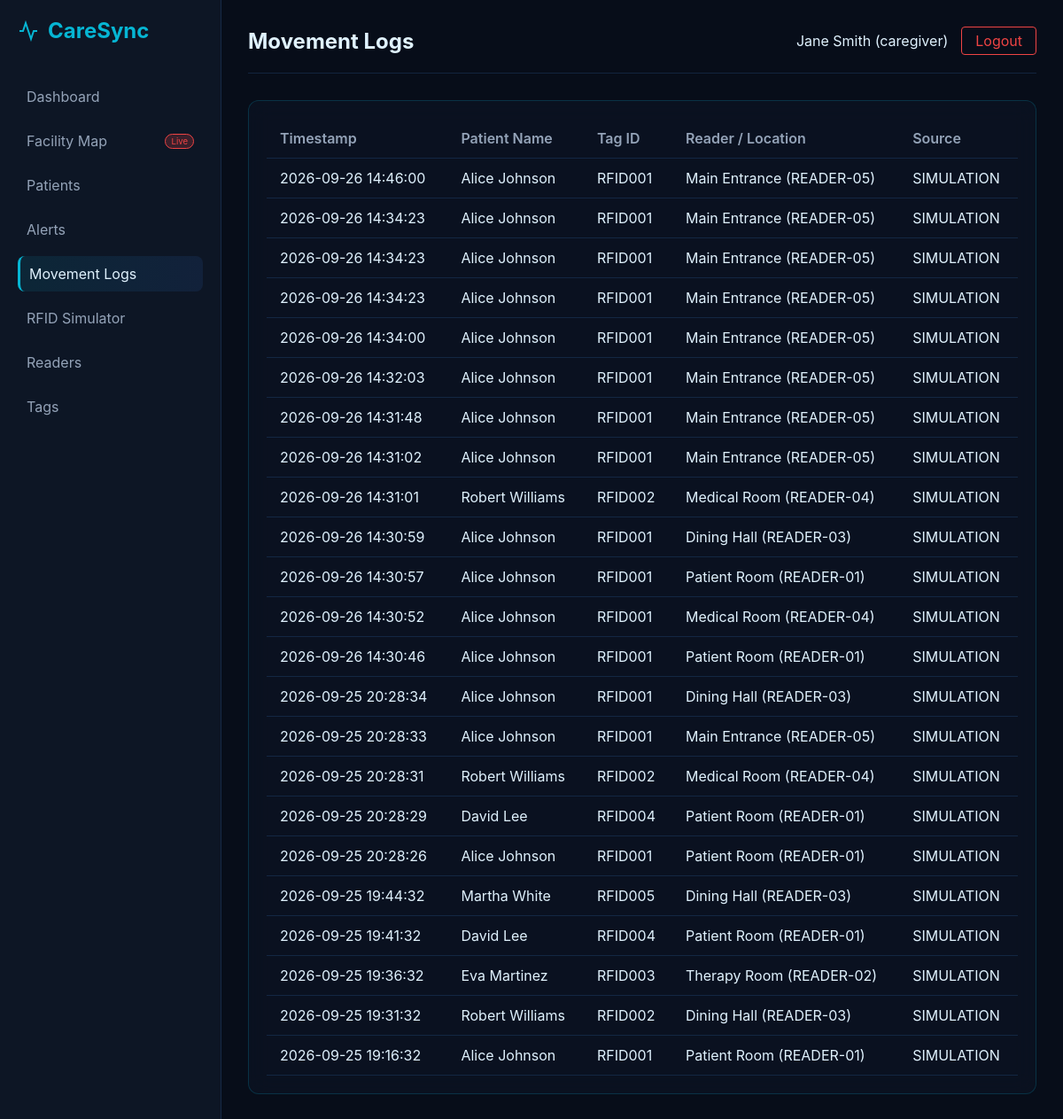
The page /logs/ (signed in) on the database its author committed.
### tables this page shows
CREATE TABLE movement_logs (
    id INTEGER PRIMARY KEY AUTOINCREMENT,
    patient_id INTEGER,
    rfid_tag_id TEXT,
    reader_id TEXT,
    location TEXT,
    timestamp DATETIME DEFAULT CURRENT_TIMESTAMP,
    trigger_source TEXT,
    notes TEXT,
    FOREIGN KEY(patient_id) REFERENCES patients(id)
);

CREATE TABLE patients (
    id INTEGER PRIMARY KEY AUTOINCREMENT,
    patient_code TEXT UNIQUE NOT NULL,
    name TEXT NOT NULL,
    age INTEGER,
    gender TEXT,
    medical_condition TEXT,
    rfid_tag_id TEXT,
    assigned_caregiver_id INTEGER,
    current_location TEXT,
    room_number TEXT,
    status TEXT NOT NULL DEFAULT 'Normal',
    emergency_contact TEXT,
    notes TEXT,
    last_seen DATETIME,
    FOREIGN KEY(rfid_tag_id) REFERENCES rfid_tags(tag_id),
    FOREIGN KEY(assigned_caregiver_id) REFERENCES users(id)
);

CREATE TABLE rfid_readers (
    id INTEGER PRIMARY KEY AUTOINCREMENT,
    reader_id TEXT UNIQUE NOT NULL,
    location_name TEXT NOT NULL,
    is_restricted INTEGER NOT NULL DEFAULT 0,
    status TEXT NOT NULL DEFAULT 'Active',
    description TEXT
);

### routes/log_routes.py (the view)
@log_bp.route('/')
@login_required
def list_logs():
    logs = query_db("""
        SELECT m.*, p.name as patient_name, r.location_name
        FROM movement_logs m
        JOIN patients p ON m.patient_id = p.id
        JOIN rfid_readers r ON m.reader_id = r.reader_id
        ORDER BY m.timestamp DESC
    """)
    return render_template('logs/list.html', logs=logs)

### database/db.py (called while the page is built)
def get_db():
    db = getattr(g, '_database', None)
    if db is None:
        db = g._database = sqlite3.connect(DATABASE)
        db.row_factory = sqlite3.Row
    return db

def close_connection(exception):
    db = getattr(g, '_database', None)
    if db is not None:
        db.close()

def query_db(query, args=(), one=False):
    cur = get_db().execute(query, args)
    rv = cur.fetchall()
    cur.close()
    return (rv[0] if rv else None) if one else rv

### routes/auth_routes.py (called while the page is built)
def login_required(f):
    @wraps(f)
    def decorated_function(*args, **kwargs):
        if 'user_id' not in session:
            return redirect(url_for('auth.login', next=request.url))
        return f(*args, **kwargs)
    return decorated_function

### templates/logs/list.html (shortened to what this page needs)
{% extends 'base.html' %}
{% block page_title %}Movement Logs{% endblock %}
{% block content %}
<div class="card">
    <table>
        <thead>
            <tr>
                <th>Timestamp</th>
                <th>Patient Name</th>
                <th>Tag ID</th>
                <th>Reader / Location</th>
                <th>Source</th>
            </tr>
        </thead>
        <tbody>
            {% for log in logs %}
            <tr>
                <td>{{ log.timestamp }}</td>
                <td>{{ log.patient_name }}</td>
                <td>{{ log.rfid_tag_id }}</td>
                <td>{{ log.location_name }} ({{ log.reader_id }})</td>
                <td>{{ log.trigger_source }}</td>
            </tr>
            {% endfor %}
        </tbody>
    </table>
</div>
{% endblock %}

### static/css/style.css (style rules this page uses)
:root { --bg-dark: #070d19; --bg-card: rgba(16, 26, 43, 0.7); --border-color: rgba(43, 90, 150, 0.3); --text-primary: #e0f2fe; --text-secondary: #94a3b8; --accent-cyan: #06b6d4; --accent-blue: #3b82f6; --status-green: #10b981; --status-amber: #f59e0b; --status-red: #ef4444; --glass-bg: rgba(16, 26, 43, 0.4); --glass-border: rgba(6, 182, 212, 0.2); --glass-blur: blur(12px); }
* { box-sizing: border-box; margin: 0; padding: 0; font-family: 'Inter', 'Segoe UI', Tahoma, Geneva, Verdana, sans-serif; }
body { background-color: var(--bg-dark); color: var(--text-primary); display: flex; min-height: 100vh; }
.card { background: var(--glass-bg); backdrop-filter: var(--glass-blur); border: 1px solid var(--glass-border); border-radius: 12px; padding: 20px; margin-bottom: 20px; }
table { width: 100%; border-collapse: collapse; }
th, td { padding: 12px 15px; text-align: left; border-bottom: 1px solid var(--border-color); }
th { color: var(--text-secondary); font-weight: 600; }

### rows shown on the page
movement_logs: timestamp "2026-09-26 14:46:00", patient_name "Alice Johnson", rfid_tag_id "RFID001", location_name "Main Entrance", reader_id "READER-05", trigger_source "SIMULATION"
movement_logs: timestamp "2026-09-26 14:34:23", patient_name "Alice Johnson", rfid_tag_id "RFID001", location_name "Main Entrance", reader_id "READER-05", trigger_source "SIMULATION"
movement_logs: timestamp "2026-09-26 14:34:23", patient_name "Alice Johnson", rfid_tag_id "RFID001", location_name "Main Entrance", reader_id "READER-05", trigger_source "SIMULATION"
movement_logs: timestamp "2026-09-26 14:34:23", patient_name "Alice Johnson", rfid_tag_id "RFID001", location_name "Main Entrance", reader_id "READER-05", trigger_source "SIMULATION"
movement_logs: timestamp "2026-09-26 14:34:00", patient_name "Alice Johnson", rfid_tag_id "RFID001", location_name "Main Entrance", reader_id "READER-05", trigger_source "SIMULATION"
movement_logs: timestamp "2026-09-26 14:32:03", patient_name "Alice Johnson", rfid_tag_id "RFID001", location_name "Main Entrance", reader_id "READER-05", trigger_source "SIMULATION"
movement_logs: timestamp "2026-09-26 14:31:48", patient_name "Alice Johnson", rfid_tag_id "RFID001", location_name "Main Entrance", reader_id "READER-05", trigger_source "SIMULATION"
movement_logs: timestamp "2026-09-26 14:31:02", patient_name "Alice Johnson", rfid_tag_id "RFID001", location_name "Main Entrance", reader_id "READER-05", trigger_source "SIMULATION"
movement_logs: timestamp "2026-09-26 14:31:01", patient_name "Robert Williams", rfid_tag_id "RFID002", location_name "Medical Room", reader_id "READER-04", trigger_source "SIMULATION"
movement_logs: timestamp "2026-09-26 14:30:59", patient_name "Alice Johnson", rfid_tag_id "RFID001", location_name "Dining Hall", reader_id "READER-03", trigger_source "SIMULATION"
movement_logs: timestamp "2026-09-26 14:30:57", patient_name "Alice Johnson", rfid_tag_id "RFID001", location_name "Patient Room", reader_id "READER-01", trigger_source "SIMULATION"
movement_logs: timestamp "2026-09-26 14:30:52", patient_name "Alice Johnson", rfid_tag_id "RFID001", location_name "Medical Room", reader_id "READER-04", trigger_source "SIMULATION"
movement_logs: timestamp "2026-09-26 14:30:46", patient_name "Alice Johnson", rfid_tag_id "RFID001", location_name "Patient Room", reader_id "READER-01", trigger_source "SIMULATION"
movement_logs: timestamp "2026-09-25 20:28:34", patient_name "Alice Johnson", rfid_tag_id "RFID001", location_name "Dining Hall", reader_id "READER-03", trigger_source "SIMULATION"
movement_logs: timestamp "2026-09-25 20:28:33", patient_name "Alice Johnson", rfid_tag_id "RFID001", location_name "Main Entrance", reader_id "READER-05", trigger_source "SIMULATION"
movement_logs: timestamp "2026-09-25 20:28:31", patient_name "Robert Williams", rfid_tag_id "RFID002", location_name "Medical Room", reader_id "READER-04", trigger_source "SIMULATION"
movement_logs: timestamp "2026-09-25 20:28:29", patient_name "David Lee", rfid_tag_id "RFID004", location_name "Patient Room", reader_id "READER-01", trigger_source "SIMULATION"
movement_logs: timestamp "2026-09-25 20:28:26", patient_name "Alice Johnson", rfid_tag_id "RFID001", location_name "Patient Room", reader_id "READER-01", trigger_source "SIMULATION"
movement_logs: timestamp "2026-09-25 19:44:32", patient_name "Martha White", rfid_tag_id "RFID005", location_name "Dining Hall", reader_id "READER-03", trigger_source "SIMULATION"
movement_logs: timestamp "2026-09-25 19:41:32", patient_name "David Lee", rfid_tag_id "RFID004", location_name "Patient Room", reader_id "READER-01", trigger_source "SIMULATION"
movement_logs: timestamp "2026-09-25 19:36:32", patient_name "Eva Martinez", rfid_tag_id "RFID003", location_name "Therapy Room", reader_id "READER-02", trigger_source "SIMULATION"
movement_logs: timestamp "2026-09-25 19:31:32", patient_name "Robert Williams", rfid_tag_id "RFID002", location_name "Dining Hall", reader_id "READER-03", trigger_source "SIMULATION"
movement_logs: timestamp "2026-09-25 19:16:32", patient_name "Alice Johnson", rfid_tag_id "RFID001", location_name "Patient Room", reader_id "READER-01", trigger_source "SIMULATION"

### other values the page prints
{{ session.get('full_name') }} "Jane Smith"
{{ session.get('role') }} "caregiver"
